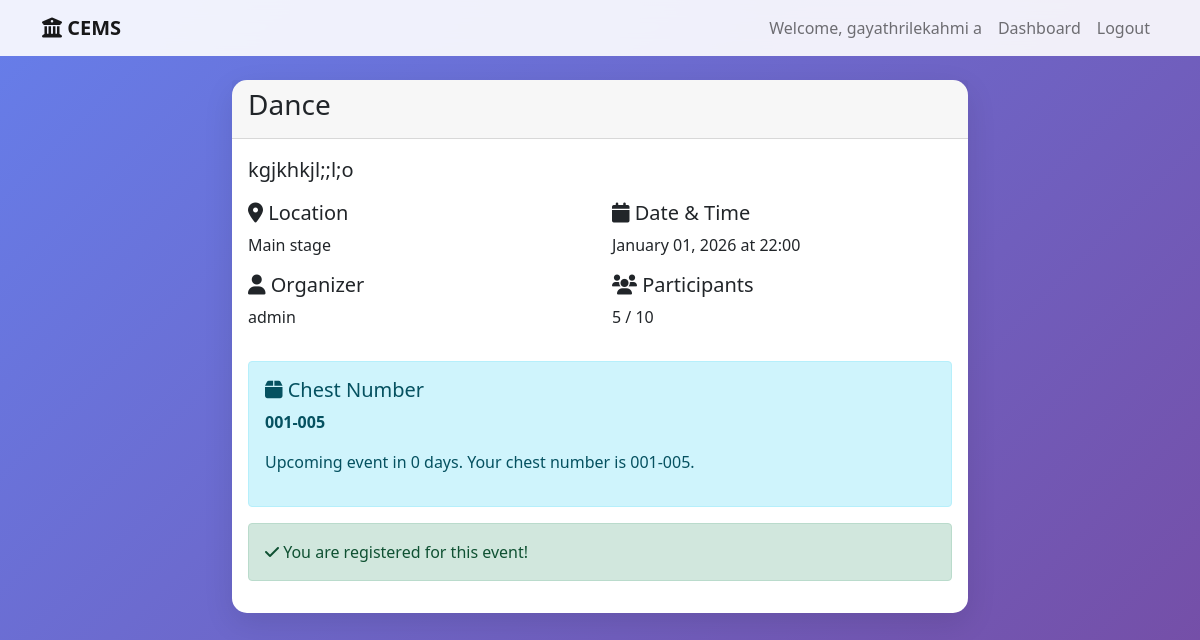
The app's page /events/1/ (signed in) with its own data.
### events/models.py (models this page shows, shortened)
class Event(models.Model):
    title = models.CharField(max_length=200)
    description = models.TextField()
    date = models.DateTimeField()
    location = models.CharField(max_length=200)
    organizer = models.ForeignKey(User, on_delete=models.CASCADE, related_name='organized_events')
    max_participants = models.PositiveIntegerField(default=100)
    created_at = models.DateTimeField(auto_now_add=True)

class EventRegistration(models.Model):
    event = models.ForeignKey(Event, on_delete=models.CASCADE)
    user = models.ForeignKey(User, on_delete=models.CASCADE)
    chest_number = models.CharField(max_length=10, blank=True, null=True)
    registered_at = models.DateTimeField(auto_now_add=True)
    class Meta:
        unique_together = ('event', 'user')
    @property
    def days_until_event(self):
        delta = self.event.date - timezone.now()
        return max(0, delta.days)
    @property
    def reminder_text(self):
        if self.event.date.date() == timezone.now().date():
            return 'Your event is today. Please arrive early and bring your chest number.'
        days = self.days_until_event
        if days == 1:
            return 'Reminder: Your event is tomorrow. Keep your chest number ready.'
        chest_label = self.chest_number if self.chest_number else 'not assigned yet'
        return f'Upcoming event in {days} days. Your chest number is {chest_label}.'

### events/views.py (the view)
# urls.py: path('events/<int:pk>/', views.event_detail, name='event_detail'),
@login_required
def event_detail(request, pk):
    event = get_object_or_404(Event, pk=pk)
    registration = EventRegistration.objects.filter(event=event, user=request.user).first()
    is_registered = registration is not None
    return render(request, 'events/event_detail.html', {
        'event': event,
        'is_registered': is_registered,
        'registration': registration,
    })

### templates/events/event_detail.html (shortened to what this page needs)
{% extends 'base.html' %}
{% block content %}
<div class="row justify-content-center">
    <div class="col-lg-8">
        <div class="card">
            <div class="card-header">
                <h3>{{ event.title }}</h3>
            </div>
            <div class="card-body">
                <p class="lead">{{ event.description }}</p>
                <div class="row">
                    <div class="col-md-6">
                        <h5><i class="fas fa-map-marker-alt"></i> Location</h5>
                        <p>{{ event.location }}</p>
                    </div>
                    <div class="col-md-6">
                        <h5><i class="fas fa-calendar"></i> Date & Time</h5>
                        <p>{{ event.date|date:"F d, Y" }} at {{ event.date|time:"H:i" }}</p>
                    </div>
                </div>
                <div class="row">
                    <div class="col-md-6">
                        <h5><i class="fas fa-user"></i> Organizer</h5>
                        <p>{{ event.organizer.get_full_name|default:event.organizer.username }}</p>
                    </div>
                    <div class="col-md-6">
                        <h5><i class="fas fa-users"></i> Participants</h5>
                        <p>{{ event.eventregistration_set.all|length }} / {{ event.max_participants }}</p>
                    </div>
                </div>
                {% if user.is_authenticated and registration %}
                    <div class="alert alert-info mt-3">
                        <h5><i class="fas fa-box"></i> Chest Number</h5>
                        <p><strong>{{ registration.chest_number }}</strong></p>
                        <p>{{ registration.reminder_text }}</p>
                    </div>
                {% endif %}
                {% if user.is_authenticated %}
                    {% if is_registered %}
                        <div class="alert alert-success">
                            <i class="fas fa-check"></i> You are registered for this event!
                        </div>
                    {% elif user.profile.user_type == 'admin' or user.profile.user_type == 'coordinator' %}
                        <div class="alert alert-info">
                            <i class="fas fa-info-circle"></i> Your role does not allow event registration.
                        </div>
                    {% elif event.eventregistration_set.count < event.max_participants %}
                        <a href="{% url 'register_for_event' event.pk %}" class="btn btn-success btn-lg">
                            <i class="fas fa-plus"></i> Register for Event
                        </a>
                    {% else %}
                        <div class="alert alert-warning">
                            <i class="fas fa-exclamation-triangle"></i> Event is full.
                        </div>
                    {% endif %}
                {% endif %}
            </div>
        </div>
    </div>
</div>
{% endblock %}

### templates/base.html (shortened to what this page needs)
<!DOCTYPE html>
<html lang="en">
<head>
    <link href="https://cdn.jsdelivr.net/npm/bootstrap@5.1.3/dist/css/bootstrap.min.css" rel="stylesheet">
    <link href="https://cdnjs.cloudflare.com/ajax/libs/font-awesome/6.0.0/css/all.min.css" rel="stylesheet">
</head>
<body>
    <nav class="navbar navbar-expand-lg navbar-light">
        <div class="container">
            <a class="navbar-brand fw-bold" href="{% url 'home' %}"><i class="fas fa-university"></i> CEMS</a>
            {% if user.is_authenticated %}
            <div class="navbar-nav ms-auto">
                <span class="nav-item nav-link">Welcome, {{ user.get_full_name|default:user.username }}</span>
                <a class="nav-item nav-link" href="{% url 'dashboard' %}">Dashboard</a>
                <a class="nav-item nav-link" href="{% url 'logout' %}">Logout</a>
            </div>
            {% endif %}
        </div>
    </nav>
    <div class="container mt-4">
        {% block content %}{% endblock %}
    </div>
</body>
</html>

### templates/base.html (style rules this page uses)
body { background: linear-gradient(135deg, #667eea 0%, #764ba2 100%); min-height: 100vh; }
.card { border: none; border-radius: 15px; box-shadow: 0 10px 30px rgba(0,0,0,0.1); }
.navbar { background: rgba(255,255,255,0.9); backdrop-filter: blur(10px); }

### records on screen
Event: title "Dance", description "kgjkhkjl;;l;o", location "Main stage", date "January 01, 2026", date "22:00", organizer.get_full_name "admin", eventregistration_set.all|length "5", max_participants "10"
EventRegistration: chest_number "001-005", reminder_text "Upcoming event in 0 days. Your chest number is 001-005."

### other values on screen
{{ user.get_full_name|default:user.username }} "gayathrilekahmi a"
